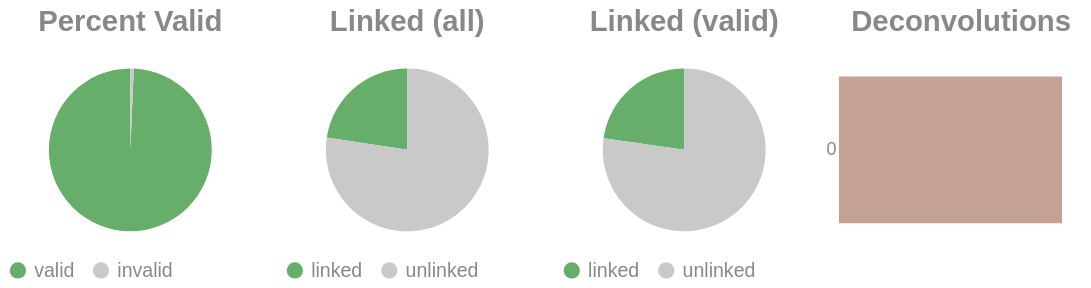

Source (notebook cell):
### Code cell
if SKIPLR:
    pass
else:
    clash = Counter()
    for i in valids['molecule'].to_list():
        _mol = i.split("-")
        if len(_mol) == 1:
            clash.update('0')
        else:
            clash.update(_mol[-1])

    _d = {"deconvolutions": [], 'count': []}
    for k,v in clash.items():
        _d['deconvolutions'].append(k)
        _d['count'].append(v)

    tot_valid = valids['reads'].sum()
    mask = valids['reads'] >= 2
    n_linked_reads = valids.filter(mask)['reads'].sum()
    if n_linked_reads == 0:
        print_html("No linked molecules (>=2 reads) were detected; skipping linked-only distributions.")
        SKIPLR = True
    else:
        perc_valid = round(tot_valid / n_reads, 4)
        linked_perc_abs = round(n_linked_reads / n_reads, 4)
        linked_perc = round(n_linked_reads / tot_valid, 4)

    _valid = pl.DataFrame({"valids": ['valid', 'invalid'], "count": [tot_valid, n_reads - tot_valid]})
    _linked_abs = pl.DataFrame({"linked (absolute)": ['linked', 'unlinked'], "count": [n_linked_reads, n_reads - n_linked_reads]})
    _linked_rel = pl.DataFrame({"linked (valids)": ['linked', 'unlinked'], "count": [n_linked_reads, tot_valid - n_linked_reads]})

    (
        alt.hconcat(
            piechart(_valid, goodval = 'valid', title = "Percent Valid"),
            piechart(_linked_abs, goodval = "linked", title =  "Linked (all)"),
            piechart(_linked_rel, goodval = "linked", title =  "Linked (valid)"),
            convolutionbar(pl.DataFrame(_d), title = "Deconvolutions"),
            center = True,
            bounds = 'flush'
        )
        .resolve_scale(color='independent')
        .resolve_legend('independent')
        .properties(usermeta={'embedOptions': {"actions": False}})
    ).display()

### Figure 1 — Vega-Lite specification as saved in the notebook (floating-point values rounded to 4 significant figures)
{"width": "container", "height": 400, "config": {"title": {"anchor": "start", "dy": -15, "fontSize": 18, "color": "#888888", "subtitleColor": "#888888", "subtitleFontSize": 14}, "arc": {"fill": "#0072B2"}, "axis": {"domainColor": "#888888", "domainWidth": 0.5, "gridWidth": 0.2, "grid": false, "titleFontWeight": 400, "titleFontSize": 15, "labelFontSize": 11, "labelColor": "#888888", "tickColor": "#888888", "tickWidth": 0.2, "titleColor": "#888888"}, "axisBand": {"grid": false}, "axisX": {"grid": true, "tickSize": 10, "domainCap": "round"}, "axisY": {"domain": false, "grid": true, "tickSize": 0, "domainCap": "round"}, "background": "transparent", "header": {"labelFontSize": 15, "labelColor": "#888888", "titleFontSize": 15, "titleFontWeight": 600, "titleColor": "#888888"}, "legend": {"labelFont": "sans-serif", "labelFontSize": 12, "labelColor": "#888888", "symbolSize": 100, "symbolType": "circle", "titleFontSize": 12, "titlePadding": 10, "titleColor": "#888888", "title": null}, "range": {"category": ["#E69F00", "#56B4E9", "#009E73", "#F0E442", "#0072B2", "#D55E00", "#CC79A7", "#000000"], "diverging": ["#cfe8f3", "#a2d4ec", "#73bfe2", "#46abdb", "#1696d2", "#12719e"]}, "area": {"fill": "#0072B2", "fillOpacity": 0.7, "line": true, "strokeOpacity": 0.7}, "line": {"color": "#0072B2", "stroke": "#0072B2", "strokeWidth": 2}, "trail": {"color": "#0072B2", "stroke": "#0072B2", "strokeWidth": 0, "size": 1}, "point": {"filled": true, "fillOpacity": 1.0, "size": 95}, "text": {"color": "#888888", "fontSize": 11, "align": "right", "fontWeight": 400, "size": 11}, "bar": {"fill": "#0072B2", "stroke": null}, "view": {"stroke": null, "continuousWidth": 660, "continuousHeight": 400}}, "hconcat": [{"data": {"name": "data-165e1b4a97f4c187e264705b135d22e2"}, "mark": {"type": "arc"}, "encoding": {"color": {"field": "valids", "legend": {"orient": "bottom", "title": null}, "scale": {"domain": ["valid", "invalid"], "range": ["#68ae6b", "#C9C9C9"]}, "title": "Valids", "type": "nominal"}, "theta": {"field": "count", "type": "quantitative"}, "tooltip": [{"field": "valids", "title": "Valids", "type": "ordinal"}, {"field": "percent", "format": ".2%", "title": "Percent", "type": "quantitative"}, {"field": "count", "title": "Count", "type": "quantitative"}]}, "height": 100, "title": {"text": "Percent Valid", "align": "center", "anchor": "middle"}, "transform": [{"calculate": "datum.count / 4213319", "as": "percent"}], "width": 150}, {"data": {"name": "data-508470da533ad52f111026e29c143b35"}, "mark": {"type": "arc"}, "encoding": {"color": {"field": "linked (absolute)", "legend": {"orient": "bottom", "title": null}, "scale": {"domain": ["linked", "unlinked"], "range": ["#68ae6b", "#C9C9C9"]}, "title": "Linked (Absolute)", "type": "nominal"}, "theta": {"field": "count", "type": "quantitative"}, "tooltip": [{"field": "linked (absolute)", "title": "Linked (Absolute)", "type": "ordinal"}, {"field": "percent", "format": ".2%", "title": "Percent", "type": "quantitative"}, {"field": "count", "title": "Count", "type": "quantitative"}]}, "height": 100, "title": {"text": "Linked (all)", "align": "center", "anchor": "middle"}, "transform": [{"calculate": "datum.count / 4213319", "as": "percent"}], "width": 150}, {"data": {"name": "data-29f88c37bb54af1a0605b78f3266d5cc"}, "mark": {"type": "arc"}, "encoding": {"color": {"field": "linked (valids)", "legend": {"orient": "bottom", "title": null}, "scale": {"domain": ["linked", "unlinked"], "range": ["#68ae6b", "#C9C9C9"]}, "title": "Linked (Valids)", "type": "nominal"}, "theta": {"field": "count", "type": "quantitative"}, "tooltip": [{"field": "linked (valids)", "title": "Linked (Valids)", "type": "ordinal"}, {"field": "percent", "format": ".2%", "title": "Percent", "type": "quantitative"}, {"field": "count", "title": "Count", "type": "quantitative"}]}, "height": 100, "title": {"text": "Linked (valid)", "align": "center", "anchor": "middle"}, "transform": [{"calculate": "datum.count / 4184644", "as": "percent"}], "width": 150}, {"data": {"name": "data-4f1ea968f2e62e00e1617665efeb0c9d"}, "mark": {"type": "bar"}, "encoding": {"color": {"field": "deconvolutions", "legend": null, "scale": {"scheme": "lightgreyred"}, "type": "nominal"}, "tooltip": [{"field": "deconvolutions", "title": "Deconvolutions", "type": "ordinal"}, {"field": "percent", "format": ".2%", "title": "Percent", "type": "quantitative"}, {"field": "count", "title": "Count", "type": "quantitative"}], "x": {"axis": null, "field": "count", "type": "quantitative"}, "y": {"field": "deconvolutions", "sort": "ascending", "title": null, "type": "nominal"}}, "height": 100, "title": {"text": "Deconvolutions", "align": "center", "anchor": "middle"}, "transform": [{"calculate": "datum.count / 3651509", "as": "percent"}], "width": 150}], "bounds": "flush", "center": true, "resolve": {"legend": {"angle": "independent"}, "scale": {"color": "independent"}}, "usermeta": {"embedOptions": {"actions": false}}, "$schema": "https://vega.github.io/schema/vega-lite/v6.1.0.json", "datasets": {"data-165e1b4a97f4c187e264705b135d22e2": [{"valids": "valid", "count": 4184644}, {"valids": "invalid", "count": 28675}], "data-508470da533ad52f111026e29c143b35": [{"linked (absolute)": "linked", "count": 951492}, {"linked (absolute)": "unlinked", "count": 3261827}], "data-29f88c37bb54af1a0605b78f3266d5cc": [{"linked (valids)": "linked", "count": 951492}, {"linked (valids)": "unlinked", "count": 3233152}], "data-4f1ea968f2e62e00e1617665efeb0c9d": [{"deconvolutions": "0", "count": 3651509}]}}
